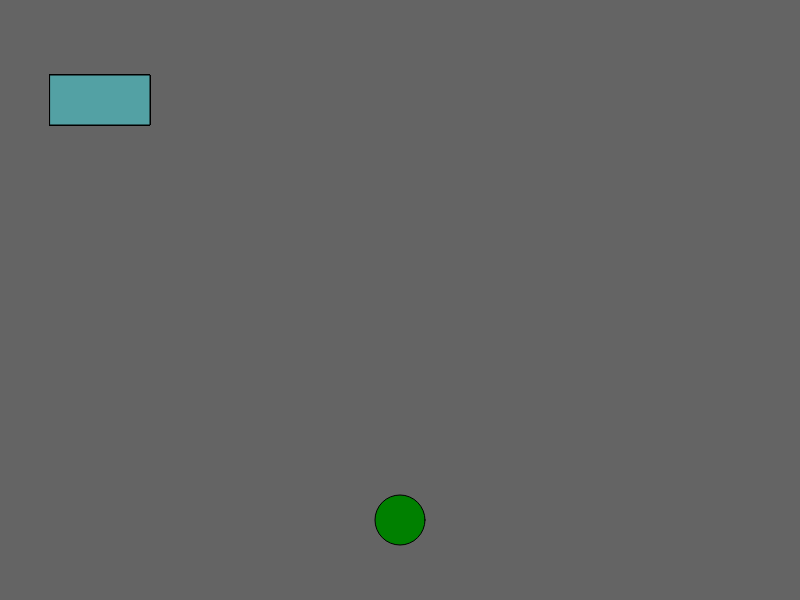
Frame 1 (no input)
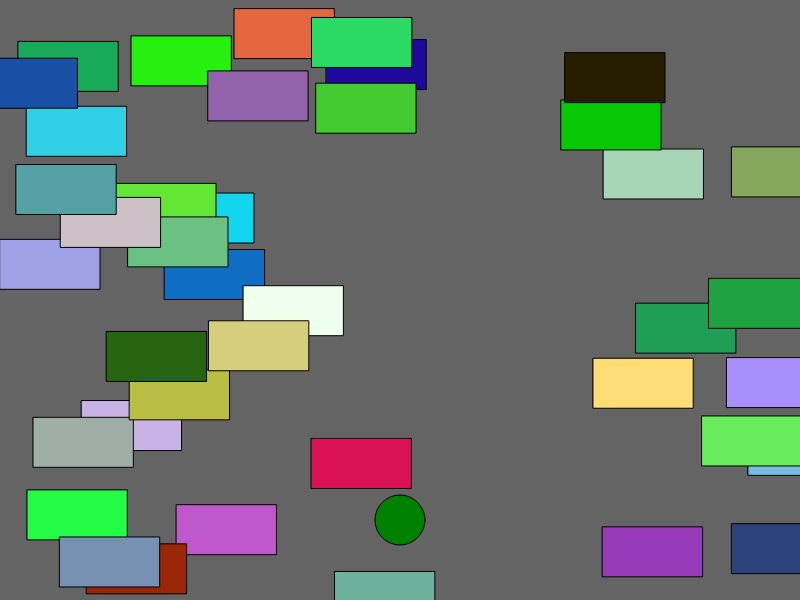
Frame 60 (no input)
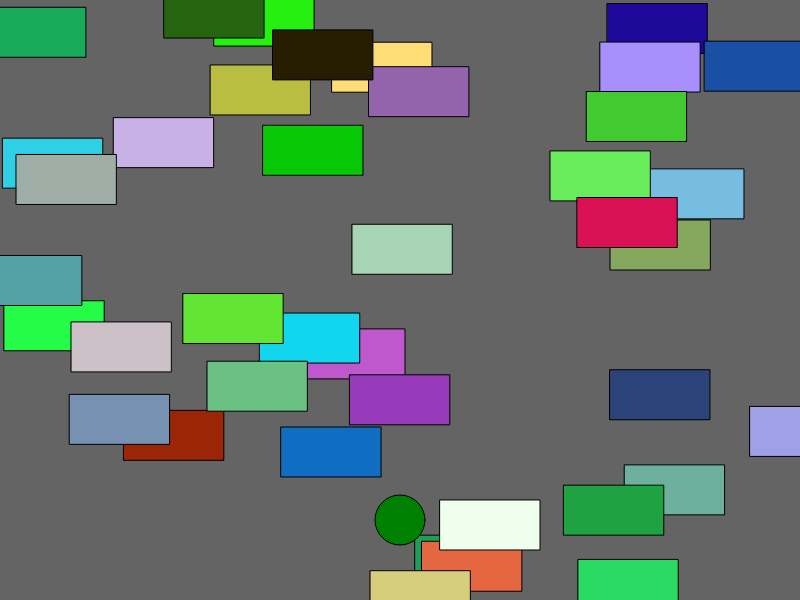
Frame 120 (the mouse pressed at the canvas centre since frame 60)

The p5.js sketch that drew these frames (run headless with seeded random() and noise() and a simulated clock; from frame 60 on, the mouse is pressed at the canvas centre):

// p5.js sketch
// ── sketch.js
var cars = [];
var frogPos;


function setup() {
  createCanvas(800, 600);
  rectMode(CENTER);
  for (var i = 0; i < 40; i++) {
    cars.push(new Car());
  }


  frogPos = createVector(width / 2, height - 80);
}

function draw() {
  background(100);


  for (var i = 0; i < cars.length; i++) {
    cars[i].display();
    cars[i].drive();

    //collison
    if (cars[i].pos.dist(frogPos) < 20) {
      cars.splice(i, 1);

    }
  }

  //frog
  fill('green');
  ellipse(frogPos.x, frogPos.y, 50, 50);
  checkForKeys();
}



function Car() {
  this.pos = createVector(100, 100);
  this.vel = createVector(random(-5, 5), random(-5, 5));
  this.r = random(255);
  this.g = random(255);
  this.b = random(255);

  this.display = function() {
    fill(this.r, this.g, this.b);
    rect(this.pos.x, this.pos.y, 100, 50);
  }

  this.drive = function() {
    this.pos.add(this.vel);
    if (this.pos.x > width) this.pos.x = 0;
    if (this.pos.x < 0) this.pos.x = width;
    if (this.pos.y > height) this.pos.y = 0;
    if (this.pos.y < 0) this.pos.y = height;


  }
}



function checkForKeys() {
  if (keyIsDown(LEFT_ARROW)) frogPos.x = frogPos.x - 5;
  if (keyIsDown(RIGHT_ARROW)) frogPos.x = frogPos.x + 5;
  if (keyIsDown(UP_ARROW)) frogPos.y = frogPos.y - 5;
  if (keyIsDown(DOWN_ARROW)) frogPos.y = frogPos.y + 5;

  //loop the frog around the screen
  if (frogPos.x > width) frogPos.x = 0;
  if (frogPos.x < length) frogPos.x = 0;
  if (frogPos.y > width) frogPos.y = 0;
  if (frogPos.y < length) frogPos.y = 0;

}
